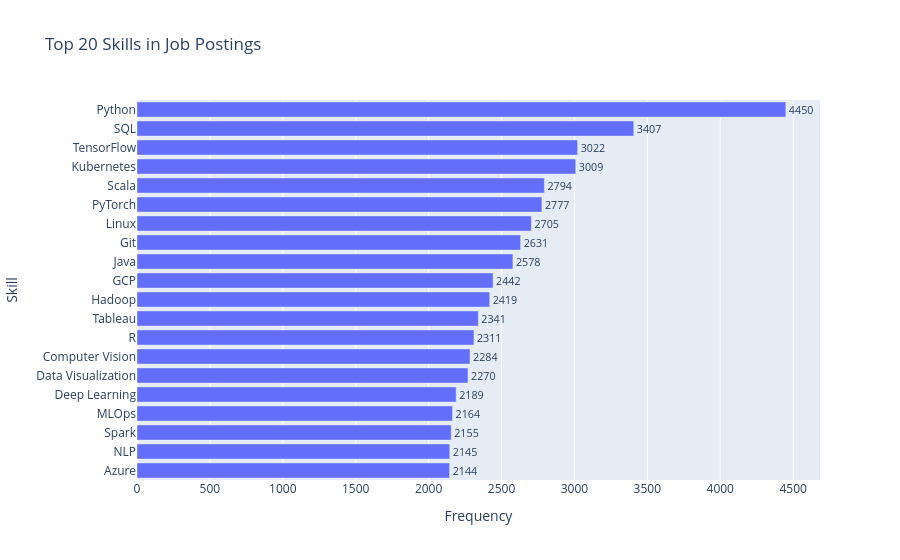

Notebook code for this chart:
### Markdown cell above
Question 1 Answer: The analysis shows that education level has a limited influence on salary or seniority in data science roles. Across Associate, Bachelor, Master, and PhD degrees, median salaries cluster around $100K, and average salaries differ by only a few thousand dollars. The boxplot and bar chart reveal significant overlap in salary ranges, with high earners present at every education level. Similarly, the seniority distribution shows that professionals with Bachelor’s and Master’s degrees are just as likely to hold mid-, senior-, or executive-level positions as those with PhDs. Overall, the data suggests that while higher education can provide a foundation or early-career advantage, long-term growth and compensation in data science are driven primarily by experience, technical expertise, and applied skills rather than academic credentials.

### Code cell
# Top N skills in job postings
from collections import Counter

skill_counts = Counter([skill for row in education_jobs['skills_list'] for skill in row])
skills_df = (pd.DataFrame(skill_counts.items(), columns=['skill','frequency'])
             .sort_values('frequency', ascending=False)
             .reset_index(drop=True))

TOP_N = 20
top_skills = skills_df.head(TOP_N)

fig4 = px.bar(
    top_skills.sort_values('frequency'),
    x='frequency', y='skill',
    orientation='h',
    title=f'Top {TOP_N} Skills in Job Postings',
    labels={'frequency':'Frequency','skill':'Skill'},
    text='frequency'
)
fig4.update_traces(textposition='outside')
fig4.show()

### Figure 1 — Plotly figure (JSON) as saved in the notebook; plotly's stock layout.template omitted (floating-point values rounded to 4 significant figures)
{"data": [{"hovertemplate": "Frequency=%{text}<br>Skill=%{y}<extra></extra>", "legendgroup": "", "marker": {"color": "#636efa", "pattern": {"shape": ""}}, "name": "", "orientation": "h", "showlegend": false, "text": [2144.0, 2145.0, 2155.0, 2164.0, 2189.0, 2270.0, 2284.0, 2311.0, 2341.0, 2419.0, 2442.0, 2578.0, 2631.0, 2705.0, 2777.0, 2794.0, 3009.0, 3022.0, 3407.0, 4450.0], "textposition": "outside", "type": "bar", "x": [2144, 2145, 2155, 2164, 2189, 2270, 2284, 2311, 2341, 2419, 2442, 2578, 2631, 2705, 2777, 2794, 3009, 3022, 3407, 4450], "xaxis": "x", "y": ["Azure", "NLP", "Spark", "MLOps", "Deep Learning", "Data Visualization", "Computer Vision", "R", "Tableau", "Hadoop", "GCP", "Java", "Git", "Linux", "PyTorch", "Scala", "Kubernetes", "TensorFlow", "SQL", "Python"], "yaxis": "y"}], "layout": {"barmode": "relative", "legend": {"tracegroupgap": 0}, "title": {"text": "Top 20 Skills in Job Postings"}, "xaxis": {"anchor": "y", "domain": [0, 1], "title": {"text": "Frequency"}}, "yaxis": {"anchor": "x", "domain": [0, 1], "title": {"text": "Skill"}}}}
